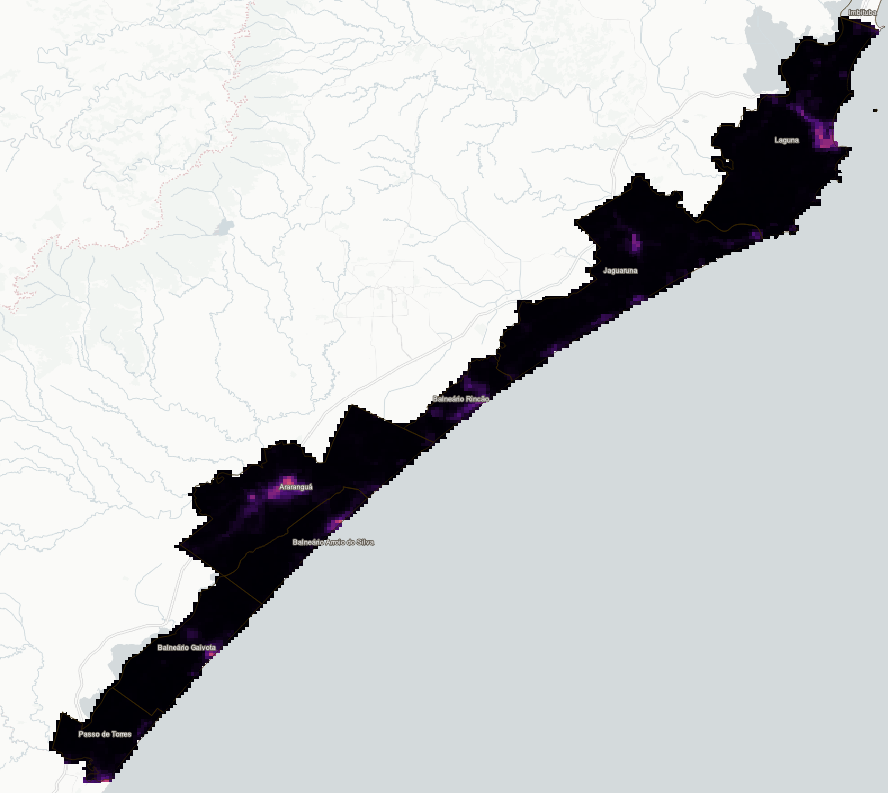
#> input picture assets/Criciuma2015.png, 888 x 793 px
$ jupyter execute --allow-errors conurbacao_litoral_SC_criciuma.ipynb
#> lines starting #> are read from the running program, lines starting #| are printed output that depends on the picture; after the words box and inside, x2 and y2 are one past the last pixel; in counts of white or black regions, pixels touching at a corner belong together; long printed decimals are rounded
[cell 1]
import matplotlib.pyplot as plt
from skimage import io
import numpy as np
import cv2
from skimage.color import rgb2gray
from sklearn.metrics.pairwise import euclidean_distances
from sklearn.cluster import DBSCAN

img = io.imread('assets/Criciuma2015.png')
#> img is the input picture: shape (793, 888, 4); mean R, G, B, A 205.3, 207.6, 208.7, 255


if img.ndim == 3:
    if img.shape[-1] == 4:
        img = img[:, :, :3]
#> img: shape (793, 888, 3)
    img = rgb2gray(img)
#> img: shape (793, 888) float64


img = (img * 255).astype(np.uint8)

camada1 = (img >= 0) & (img < 50)
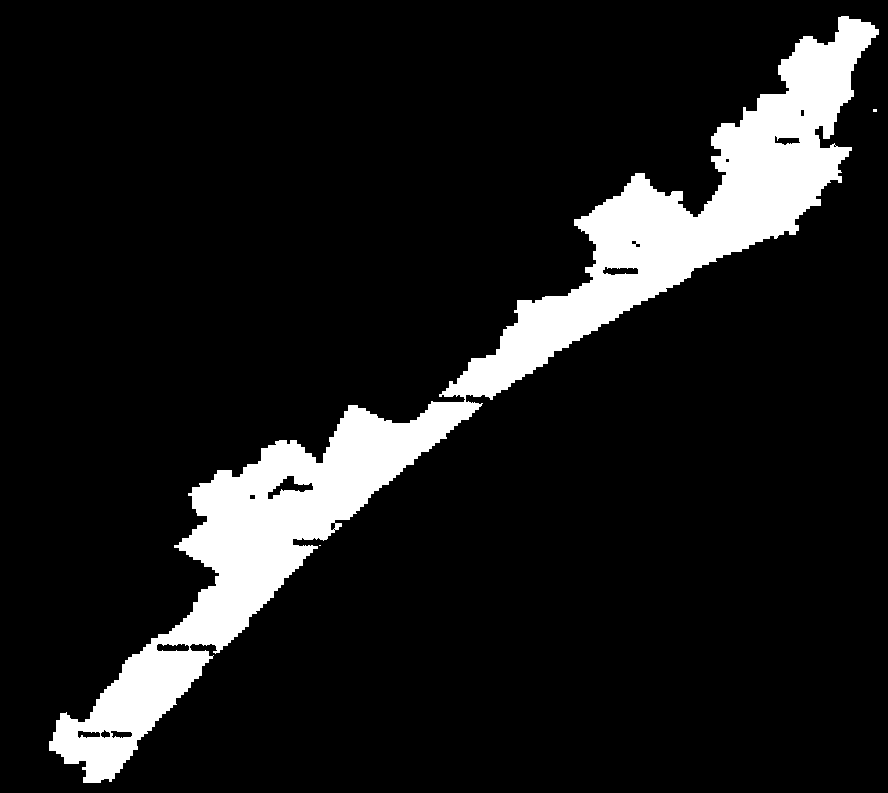
#> camada1: shape (793, 888) bool; 11% white; 3 white regions (2 under 20 px), largest, box (x1, y1, x2, y2) and area: (49, 16, 879, 783) 77236

camada2 = (img >= 50) & (img < 150)
#> camada2: shape (793, 888) bool; 0.28% white in thin lines or dots

camada3 = (img >= 150) & (img <= 255)
#> camada3: shape (793, 888) bool; 88.7% white; 22 black regions (20 under 20 px), largest, box (x1, y1, x2, y2) and area: (49, 0, 885, 783) 79123, (356, 539, 374, 546) 56

fig, ax = plt.subplots(1,4, figsize=(15,5))

ax[0].imshow(img, cmap='gray')
ax[0].set_title('Original')

ax[1].imshow(camada1, cmap='gray')
ax[1].set_title('Escuros')

ax[2].imshow(camada2, cmap='gray')
ax[2].set_title('Médios')

ax[3].imshow(camada3, cmap='gray')
ax[3].set_title('Claros')

plt.show()

[cell 2]
from skimage import io
from skimage.color import rgb2gray
import numpy as np

def carregar_imagem(nome):

#> `area = np.sum(camada2)`: area = 1995
#> pass 2 of the loop `for ano in range(2015, 2026):`:
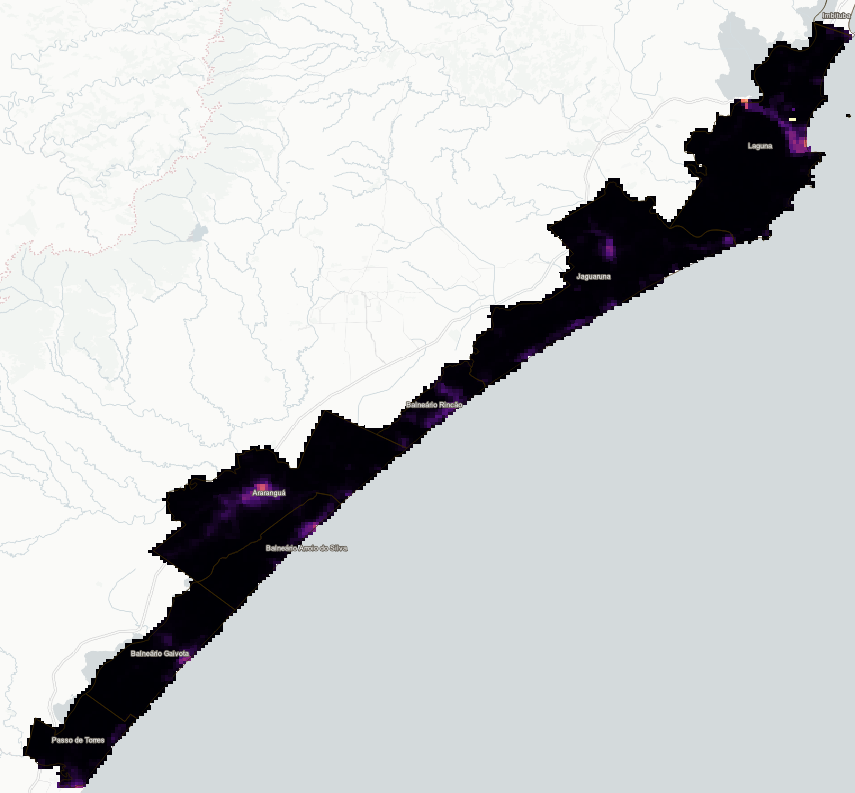
#> input picture assets/Criciuma2016.png, 855 x 793 px
#> in carregar_imagem, img is the input picture: shape (793, 855, 4); mean R, G, B, A 204.2, 206.5, 207.6, 255
#> `camada2 = (img >= 50) & (img < 150)`:
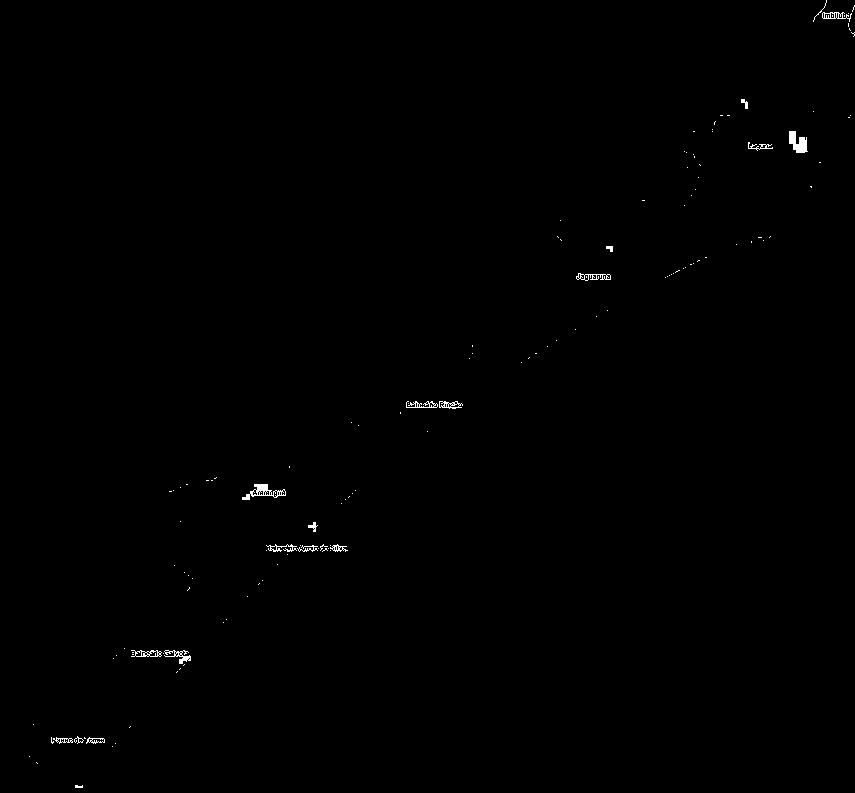
#> camada2: shape (793, 855) bool; 0.3% white in thin lines or dots
#> area = 2007
    img = io.imread(nome)

    if img.ndim == 3:

        if img.shape[-1] == 4:
            img = img[:, :, :3]

        img = rgb2gray(img)

    img = (img * 255).astype(np.uint8)

    return img

[cell 3]
anos = []
areas = []

#> (the rest of this cell did not finish here and is left out)

[cell 4]
anos = []
#> anos = []
#> `coords = np.column_stack( np.where(camada2) )`: coords = 1995 pairs, first value 0 to 781, second value 62 to 884
#> `labels = db.fit_predict(coords)`: labels = 1995 values, max 12 at index 1974, min -1 at index 0, mean 5.32
#> `clusters = len(set(labels))`: clusters = 14
#> `clusters -= 1`: clusters = 13
#> pass 2 of the loop `for ano in range(2015, 2026):`:
#> `coords = np.column_stack( np.where(camada2) )`: coords = 2007 pairs, first value 0 to 787, second value 29 to 854
#> `labels = db.fit_predict(coords)`: labels = 2007 values, max 12 at index 1987, min -1 at index 0, mean 5.69
#> `clusters = len(set(labels))`: clusters = 14
#> `clusters -= 1`: clusters = 13
num_clusters = []

#> (the rest of this cell did not finish here and is left out)

[cell 5]
plt.plot(
    anos,
    num_clusters,
    marker='o'
)

plt.xlabel('Ano')
plt.ylabel('Número de clusters')
plt.title('Fragmentação urbana')
plt.grid()

plt.show()

[cell 6]
from sklearn.cluster import KMeans

pixels = img.reshape(-1, 1)

kmeans = KMeans(n_clusters=4)

labels = kmeans.fit_predict(pixels)

segmentada = labels.reshape(img.shape)
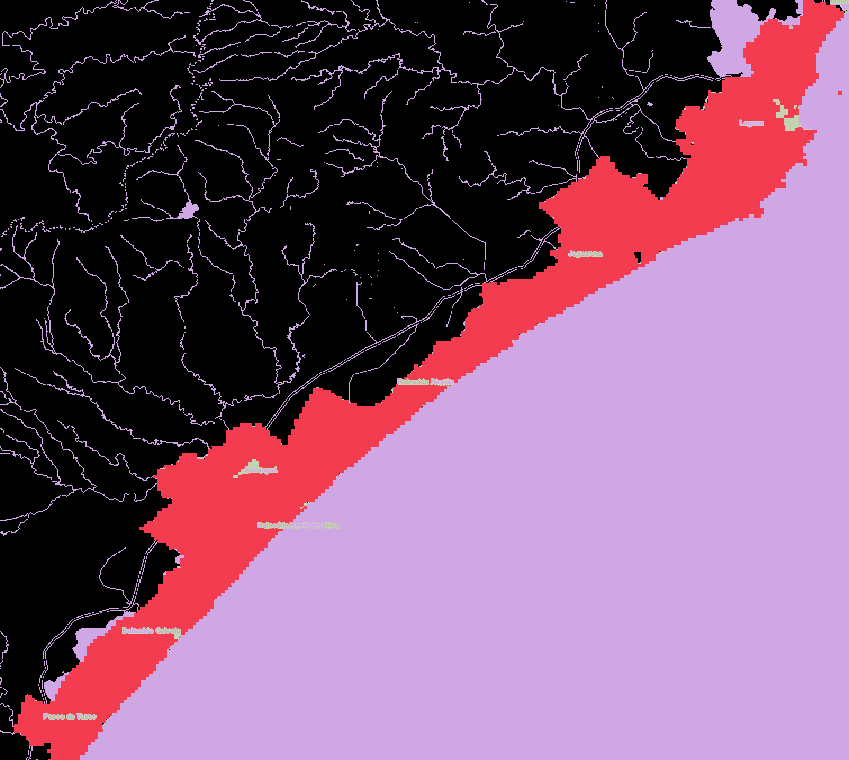
#> segmentada: shape (760, 849) int32; 4 distinct labels, from 0 to 3; one colour per label, 0 black

plt.imshow(segmentada, cmap='gray')
plt.colorbar()
plt.show()

[cell 7]
img2025 = io.imread('assets/Criciuma2025.png')
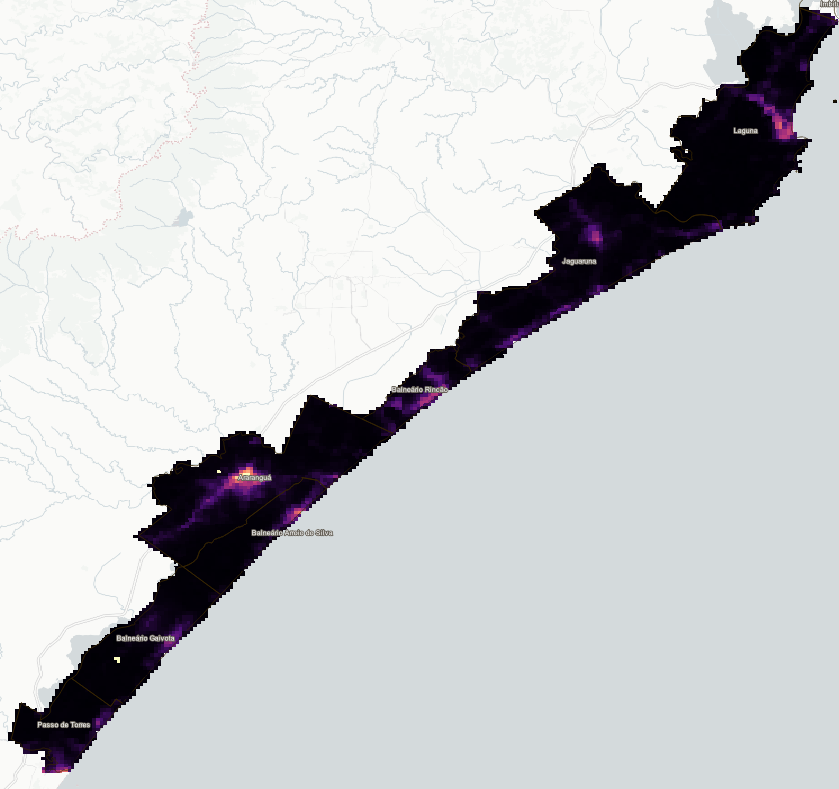
#> input picture assets/Criciuma2025.png, 839 x 789 px
#> img2025 is the input picture: shape (789, 839, 4); mean R, G, B, A 203.6, 205.4, 207.4, 255


if img2025.ndim == 3:
    if img2025.shape[-1] == 4:
        img2025 = img2025[:, :, :3]
#> img2025: shape (789, 839, 3)
    img2025 = rgb2gray(img2025)
#> img2025: shape (789, 839) float64


img2025 = (img2025 * 255).astype(np.uint8)

camada12025 = (img2025 >= 0) & (img2025 < 50)
#> camada12025: shape (789, 839) bool; 11.5% white; 2 white regions (1 under 20 px), largest, box (x1, y1, x2, y2) and area: (8, 7, 838, 773) 76373

camada22025 = (img2025 >= 50) & (img2025 < 150)
#> camada22025: shape (789, 839) bool; 0.42% white; 126 white regions (106 under 20 px), largest, box (x1, y1, x2, y2) and area: (224, 467, 272, 495) 539, (764, 106, 794, 139) 364, (417, 384, 449, 407) 234

camada32025 = (img2025 >= 150) & (img2025 <= 255)
#> camada32025: shape (789, 839) bool; 88% white; 14 black regions (10 under 20 px), largest, box (x1, y1, x2, y2) and area: (8, 0, 839, 773) 78984, (820, 0, 839, 13) 78, (315, 529, 333, 536) 66, (305, 529, 314, 536) 28

fig, ax = plt.subplots(1,4, figsize=(15,5))

ax[0].imshow(img2025, cmap='gray')
ax[0].set_title('Original')

ax[1].imshow(camada12025, cmap='gray')
ax[1].set_title('Escuros')

ax[2].imshow(camada22025, cmap='gray')
ax[2].set_title('Médios')

ax[3].imshow(camada32025, cmap='gray')
ax[3].set_title('Claros')

plt.show()

[cell 8]
pixels2025 = img2025.reshape(-1, 1)

kmeans2025 = KMeans(n_clusters=4)

labels2025 = kmeans2025.fit_predict(pixels2025)

segmentada2025 = labels2025.reshape(img2025.shape)
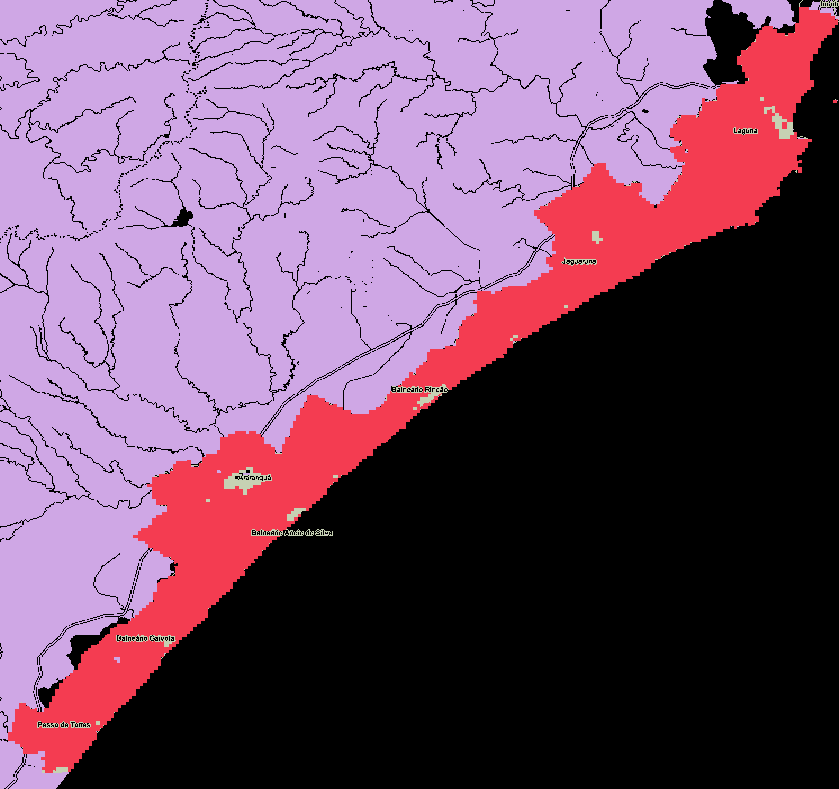
#> segmentada2025: shape (789, 839) int32; 4 distinct labels, from 0 to 3; one colour per label, 0 black

plt.imshow(segmentada2025, cmap='gray')
plt.colorbar()
plt.show()

[cell 9]
fig, ax = plt.subplots(1, 2, figsize=(10, 5))

ax[0].imshow(img, cmap='gray')
ax[0].set_title('2015')

ax[1].imshow(img2025, cmap='gray')
ax[1].set_title('2025')

plt.show()

[cell 10]
img2025 = cv2.resize(
    img2025,
    (img.shape[1], img.shape[0])
)
#> img2025: shape (760, 849)
diferenca = img2025.astype(np.int16) - img.astype(np.int16)

plt.figure(figsize=(10,8))
plt.imshow(diferenca, cmap='seismic')
plt.colorbar()
plt.title('Diferença 2025 - 2015')
plt.show()
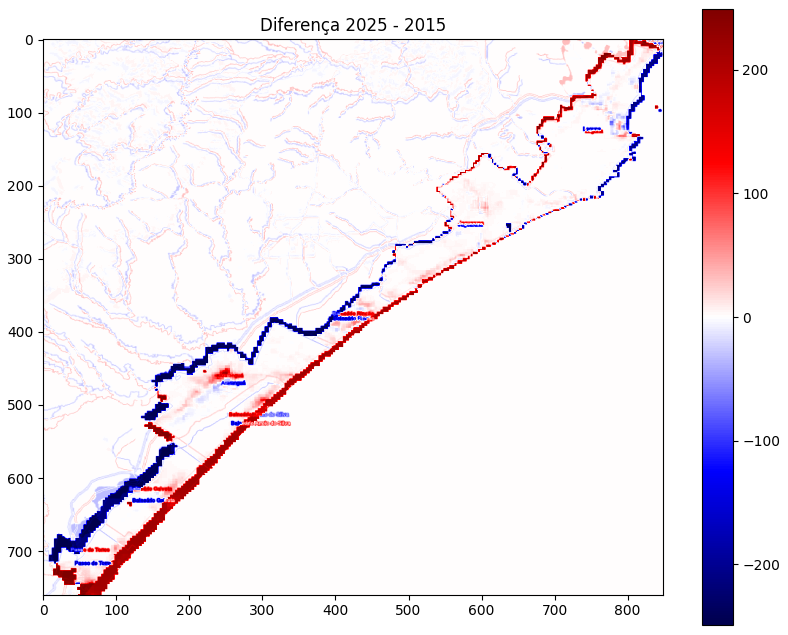
#> figure drawn by matplotlib, 2 panels

[cell 11]
coords = np.column_stack(
    np.where(camada22025)
)
#> coords = 2801 pairs, first value 0 to 772, second value 21 to 838

db = DBSCAN(
    eps=5,
    min_samples=20
)

labels = db.fit_predict(coords)
#> labels = 2801 values, max 12 at index 2718, min -1 at index 0, mean 5.55

valid_labels = labels[labels != -1]
#> valid_labels = 2529 values, max 12 at index 2455, min 0 at index 0, mean 6.25

clusters2025 = len(set(labels)) - (1 if -1 in labels else 0)
#> clusters2025 = 13

print("Clusters 2025:", clusters2025)
#| Clusters 2025: 13

if 0 in valid_labels and 1 in valid_labels:
    clusterA = coords[labels == 0]
#> clusterA = 78 pairs, first value 0 to 12, second value 820 to 838
    clusterB = coords[labels == 1]
#> clusterB = 365 pairs, first value 106 to 138, second value 764 to 797

    if len(clusterA) > 0 and len(clusterB) > 0:
        distancias = euclidean_distances(clusterA, clusterB)
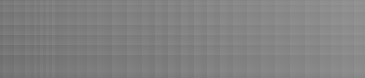
#> distancias: shape (78, 365) float64; min 110.1, max 149.3, mean 130.1
        distancia_minima_2025 = distancias.min()
#> distancia_minima_2025 = 110.1
        print("Distância mínima entres cidades 2025:", distancia_minima_2025)
#| Distância mínima entres cidades 2025: 110.073

[cell 12]
clusters = []

for label in set(labels):

    if label == -1:
        continue

    pontos = coords[labels == label]

    clusters.append(pontos)
#> this loop made 14 passes
#> label on pass 14: -1
#> after the loop, clusters = 13 items


clusters = sorted(
    clusters,
    key=lambda x: len(x),
    reverse=True
)

clusterA = clusters[0]
#> clusterA = 540 pairs, first value 467 to 494, second value 224 to 271
clusterB = clusters[1]

[cell 13]
coords2015 = np.column_stack(np.where(camada2))
#> coords2015 = 2056 pairs, first value 0 to 759, second value 20 to 848
coords2025 = np.column_stack(np.where(camada22025))
#> coords2025 has the same summary as coords

db = DBSCAN(
    eps=5,
    min_samples=20
)

labels2015 = db.fit_predict(coords2015)
#> labels2015 = 2056 values, max 10 at index 1864, min -1 at index 54, mean 4.76

clusters2015 = len(set(labels2015)) - (1 if -1 in labels2015 else 0)
#> clusters2015 = 11

print("Clusters 2015:", clusters2015)
#| Clusters 2015: 11


valid_labels2015 = labels2015[labels2015 != -1]
#> valid_labels2015 = 1862 values, max 10 at index 1686, min 0 at index 0, mean 5.36

if 0 in valid_labels2015 and 1 in valid_labels2015:
    clusterA_2015 = coords2015[labels2015 == 0]
#> clusterA_2015 = 54 pairs, first value 0 to 9, second value 830 to 848
    clusterB_2015 = coords2015[labels2015 == 1]
#> clusterB_2015 = 402 pairs, first value 99 to 130, second value 773 to 806

    if len(clusterA_2015) > 0 and len(clusterB_2015) > 0:
        distancias_2015 = euclidean_distances(clusterA_2015, clusterB_2015)
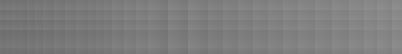
#> distancias_2015: shape (54, 402) float64; min 109.2, max 144.5, mean 126.1
        distancia_minima_2015 = distancias_2015.min()
#> distancia_minima_2015 = 109.2
        print("Distância mínima entre cidades 2015:", distancia_minima_2015)
#| Distância mínima entre cidades 2015: 109.179

[cell 14]
centroide2015 = coords2015.mean(axis=0)
#> centroide2015 = [384.3, 435.8]
centroide2025 = coords2025.mean(axis=0)
#> centroide2025 = [408.3, 401.6]

print("Centroide 2015:", centroide2015)
#| Centroide 2015: [384.311 435.767]
print("Centroide 2025:", centroide2025)
#| Centroide 2025: [408.279 401.604]

plt.figure(figsize=(10,8))

plt.imshow(img2025, cmap='gray')

plt.scatter(
    centroide2015[1],
    centroide2015[0],
    c='red',
    s=150,
    label='2015'
)

plt.scatter(
    centroide2025[1],
    centroide2025[0],
    c='blue',
    s=150,
    label='2025'
)

plt.legend()
plt.title("Deslocamento do centroide urbano")
plt.show()

[cell 15]
area_20153 = np.sum(camada3)
#> area_20153 = 624939
area_20253 = np.sum(camada32025)
#> area_20253 = 582785
area_20152 = np.sum(camada2)
#> area_20152 = 2056
area_20252 = np.sum(camada22025)
#> area_20252 = 2801
area_20151 = np.sum(camada1)
#> area_20151 = 77250
area_20251 = np.sum(camada12025)
#> area_20251 = 76385


crescimento1 = ((area_20251 - area_20151) / area_20151) * 100
#> crescimento1 = -1.12
crescimento2 = ((area_20252 - area_20152) / area_20152) * 100
#> crescimento2 = 36.24
crescimento3 = ((area_20253 - area_20153) / area_20153) * 100
#> crescimento3 = -6.75


print("Crescimento urbano primeira camada: ", crescimento1, "%")
#| Crescimento urbano primeira camada:  -1.120 %
print("Crescimento urbano segunda camada:", crescimento2, "%")
#| Crescimento urbano segunda camada: 36.235 %
print("Crescimento urbano terceira camada: ", crescimento3, "%")
#| Crescimento urbano terceira camada:  -6.745 %

[cell 16]
img = carregar_imagem(
    'assets/Criciuma2025.png'
)

camada2 = (img >= 50) & (img < 150)

h, w = camada2.shape

y1 = int(h * 0.40)
y2 = int(h * 0.60)

x1 = int(w * 0.35)
x2 = int(w * 0.65)

plt.figure(figsize=(10,8))

plt.imshow(camada2, cmap='gray')

plt.plot(
    [x1, x2, x2, x1, x1],
    [y1, y1, y2, y2, y1],
    'r',
    linewidth=2
)

plt.title('Faixa analisada')

plt.show()
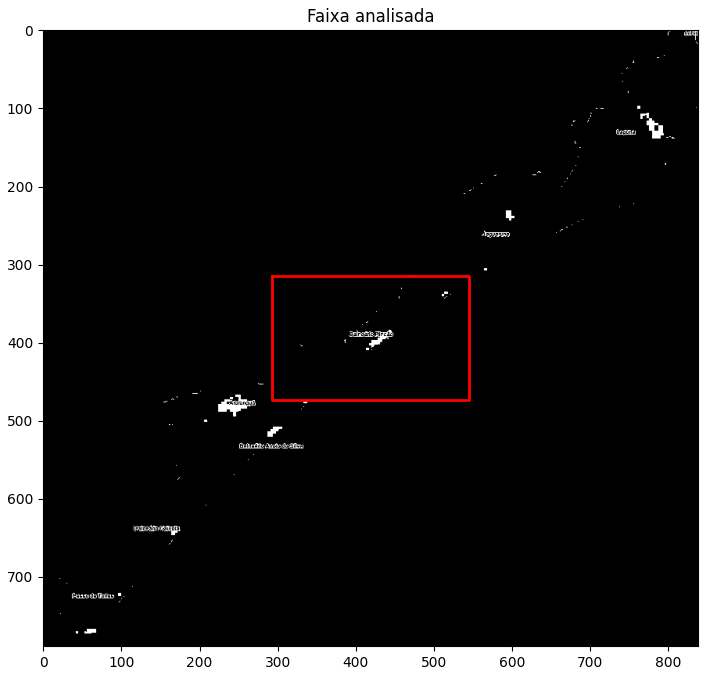
#> figure drawn by matplotlib, 1 panel
#> `coords = np.column_stack( np.where(camada2) )`: coords = 1995 pairs, first value 0 to 781, second value 62 to 884
#> `labels = db.fit_predict(coords)`: labels = 1995 values, max 12 at index 1974, min -1 at index 0, mean 5.32
#> the loop `for label in set(labels): ` made 14 passes
#> `clusterA = clusters[0]`: clusterA = 302 pairs, first value 476 to 498, second value 268 to 312
#> `clusterB = clusters[1]`: clusterB = 247 pairs, first value 538 to 549, second value 293 to 374
#> `distancia = euclidean_distances( clusterA, clusterB ).min()`: distancia = 46.07
#> pass 2 of the loop `for ano in range(2015, 2026):`:
#> `coords = np.column_stack( np.where(camada2) )`: coords = 2007 pairs, first value 0 to 787, second value 29 to 854
#> `labels = db.fit_predict(coords)`: labels = 2007 values, max 12 at index 1987, min -1 at index 0, mean 5.69
#> `clusterA = clusters[0]`: clusterA = 260 pairs, first value 131 to 152, second value 789 to 807
#> `clusterB = clusters[1]`: clusterB = 254 pairs, first value 484 to 499, second value 242 to 285
#> distancia = 612.1

[cell 17]
anos_distancia = []
distancias_clusters = []

#> (the rest of this cell did not finish here and is left out)
